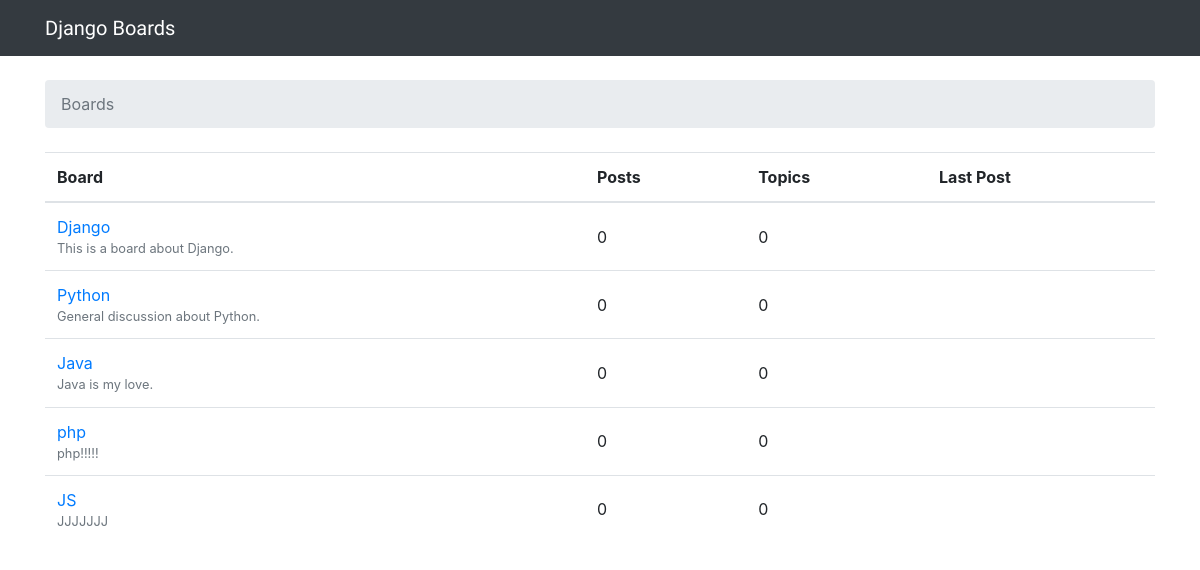
The page / on the database its author committed.
### boards/models.py (models this page shows, shortened)
class Board(models.Model):
    name = models.CharField(max_length=30, unique=True, verbose_name='版块名称')
    description = models.CharField(max_length=100, verbose_name='描述信息')

### boards/views.py (the view)
# urls.py: 2. Add a URL to urlpatterns:  path('', views.home, name='home')
def home(request):
    boards = Board.objects.all()
    return render(request, 'boards/home.html', locals())

### templates/boards/home.html
{% extends 'base.html' %}
{% block breadcrumb %}
    <li class="breadcrumb-item active">Boards</li>
{% endblock %}
{% block content %}
    <table class="table">
        <thead class="thead-inverse">
        <tr>
            <th>Board</th>
            <th>Posts</th>
            <th>Topics</th>
            <th>Last Post</th>
        </tr>
        </thead>
        <tbody>
        {% for board in boards %}
            <tr>
                <td>
                    <a href="{% url 'board_topics' board.pk %}">{{ board.name }}</a>
                    <small class="text-muted d-block">{{ board.description }}</small>
                </td>
                <td class="align-middle">0</td>
                <td class="align-middle">0</td>
                <td></td>
            </tr>
        {% endfor %}
        </tbody>
    </table>
{% endblock %}

### rows shown on the page
Board: name "Django", description "This is a board about Django."
Board: name "Python", description "General discussion about Python."
Board: name "Java", description "Java is my love."
Board: name "php", description "php!!!!!"
Board: name "JS", description "JJJJJJJ"
